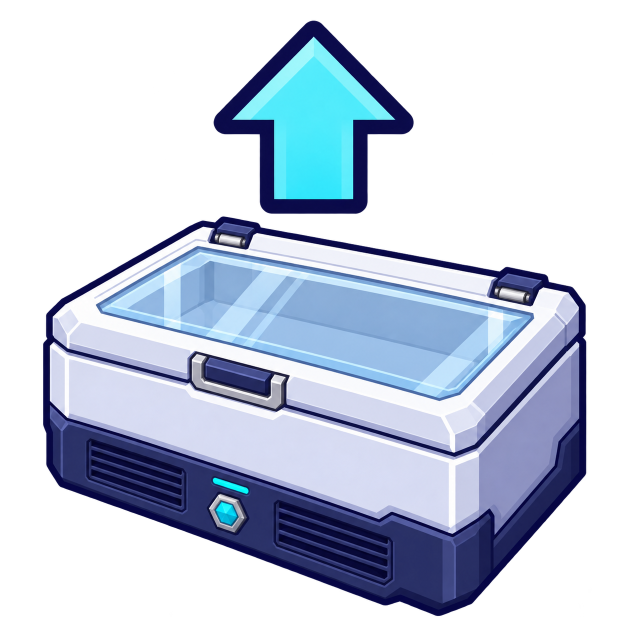
#> input picture ArtSource/CommandFly.generated.png, 1254 x 1254 px (shown at 1/2 size)
$ python Prepare-CommandIcons.py
#> lines starting #> are read from the running program, lines starting #| are printed output that depends on the picture
# SPDX-License-Identifier: MPL-2.0
"""Prepare generated command-icon rasters. / 处理生成的指令图标光栅画稿。"""

import argparse
from pathlib import Path

from PIL import Image


ROOT = Path(__file__).resolve().parents[1]
OUTPUT = ROOT / "Mod" / "Textures" / "FAF" / "UI" / "Commands"
SOURCES = {
    "Fly": "CommandFly.generated.png",
    "InstallSleepingPad": "CommandInstallSleepingPad.generated.png",
    "LaunchCabinet": "CommandLaunchCabinet.generated.png",
    "NearFieldPulse": "CommandIcons/NearFieldPulse.generated.png",
    "RefillCoolant": "CommandIcons/RefillCoolant.generated.png",
    "QuickDisembark": "CommandIcons/QuickDisembark.generated.png",
}


def prepare_icon(name: str, source_name: str) -> None:
    # EN: Every icon, including its arrow, comes from ImageGen; processing does not draw replacement shapes.
    # ZH: 每个图标及其箭头均来自 ImageGen；本处理流程不绘制替代图形。
#> called with name = 'Fly', source_name = 'CommandFly.generated.png'
    with Image.open(ROOT / "ArtSource" / source_name) as image:
#> image is the input picture: PIL image 1254x1254 RGBA; mean R, G, B, A 59.7, 69.4, 86.4, 117.8
        original = image.convert("RGBA")

    # EN: Clear negligible generation haze so the intended silhouette fills the small gizmo.
    # ZH: 清除生成图中微弱的外围雾边，使主体轮廓充分利用小尺寸指令图标。
    alpha = original.getchannel("A").point(lambda value: 0 if value < 16 else value)
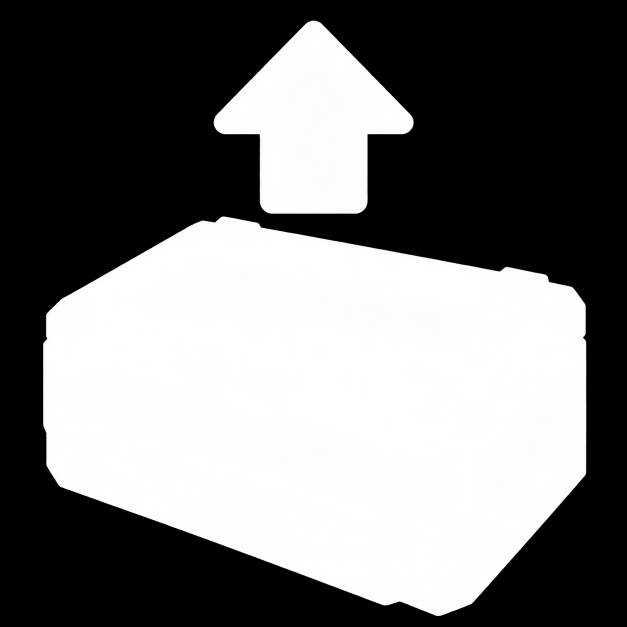
#> alpha: PIL image 1254x1254 L (shown at 1/2 size); min 0, max 255, mean 117.8
    original.putalpha(alpha)
    bounds = alpha.getbbox()
#> bounds = (86, 41, 1173, 1232)
    if bounds is None:
        raise ValueError(f"Empty command-icon source / 指令图标原画为空: {source_name}")
    artwork = original.crop(bounds)
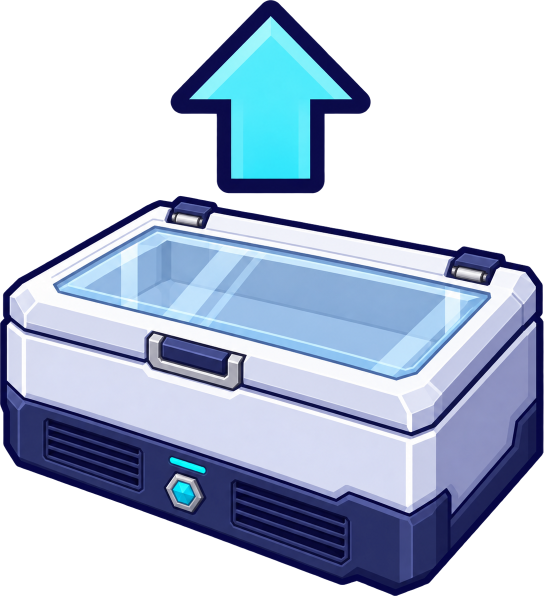
#> artwork: PIL image 1087x1191 RGBA (shown at 1/2 size); mean R, G, B, A 72.6, 84.3, 104.9, 143.1; transparent parts drawn white
    artwork.thumbnail((120, 120), Image.Resampling.LANCZOS)
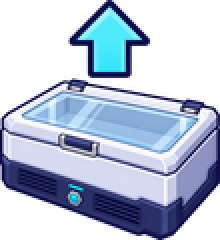
#> artwork: PIL image 110x120 RGBA (shown 2 times larger); mean R, G, B, A 72.5, 84.3, 106.8, 143.2; transparent parts drawn white

    icon = Image.new("RGBA", (128, 128), (0, 0, 0, 0))
#> icon: PIL image 128x128 RGBA; every value is 0
    icon.alpha_composite(artwork, ((128 - artwork.width) // 2, (128 - artwork.height) // 2))
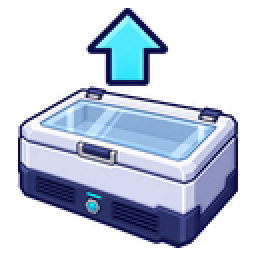
#> icon: PIL image 128x128 RGBA (shown 2 times larger); mean R, G, B, A 58.4, 67.9, 86.1, 115.4; transparent parts drawn white
    icon.info.clear()
    path = OUTPUT / f"{name}.png"
    icon.save(path, optimize=True)
#> (the run stopped early here; a loop or call above may not have finished)

$ run again, with ArtSource/FlyingCabinet.master.png copied over ArtSource/CommandFly.generated.png
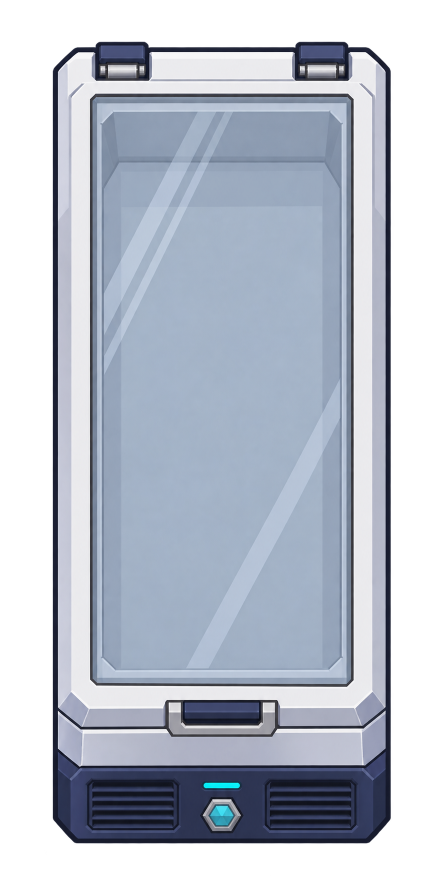
#> input picture ArtSource/FlyingCabinet.master.png, 887 x 1774 px (shown at 1/2 size)
#> in prepare_icon, image is the input picture: PIL image 887x1774 RGBA; mean R, G, B, A 104.6, 111.4, 123.4, 172.7
#> in prepare_icon, `alpha = original.getchannel("A").point(lambda value: 0 if value < 16 e..`:
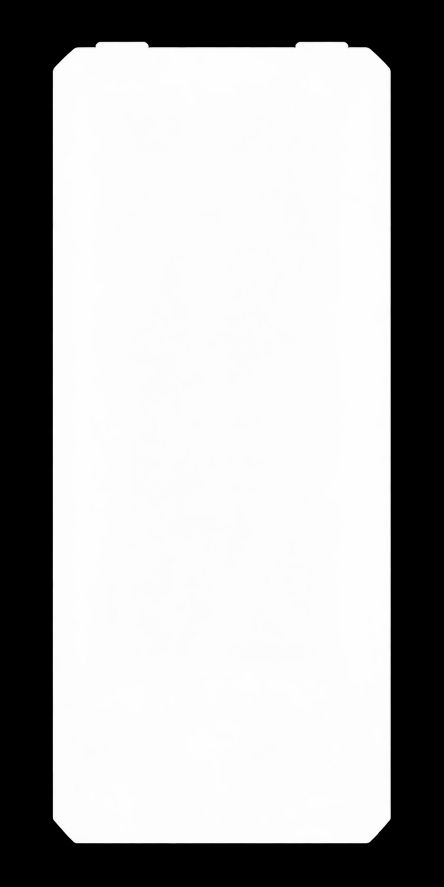
#> alpha: PIL image 887x1774 L (shown at 1/2 size); min 0, max 255, mean 172.7
#> bounds = (105, 83, 782, 1688)
#> in prepare_icon, `icon.alpha_composite(artwork, ((128 - artwork.width) // 2, (128 - artw..`:
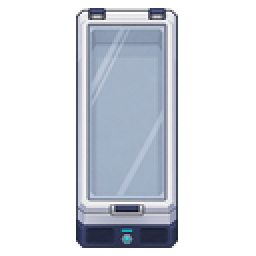
#> icon: PIL image 128x128 RGBA (shown 2 times larger); mean R, G, B, A 56.3, 60.1, 66.4, 93.5; transparent parts drawn white

$ run again, with ArtSource/FlyingCabinetHorizontal.generated.png copied over ArtSource/CommandFly.generated.png
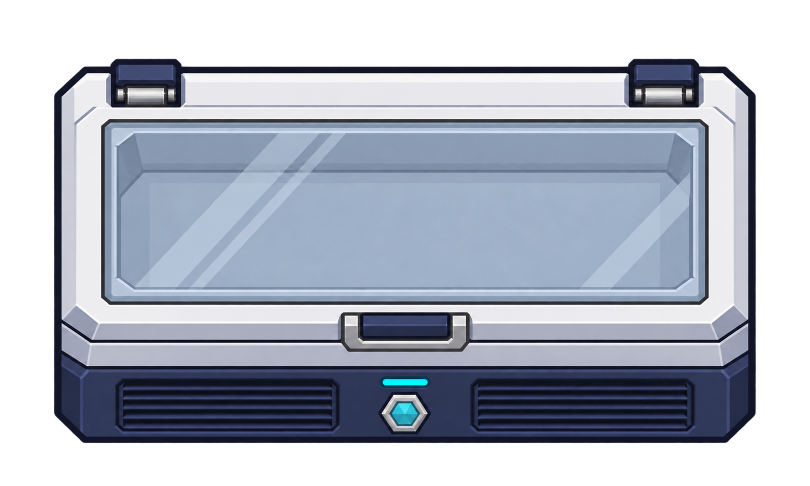
#> input picture ArtSource/FlyingCabinetHorizontal.generated.png, 1619 x 971 px (shown at 1/2 size)
#> in prepare_icon, image is the input picture: PIL image 1619x971 RGBA; mean R, G, B, A 91.4, 97.9, 110.4, 169.7
#> in prepare_icon, `alpha = original.getchannel("A").point(lambda value: 0 if value < 16 e..`:
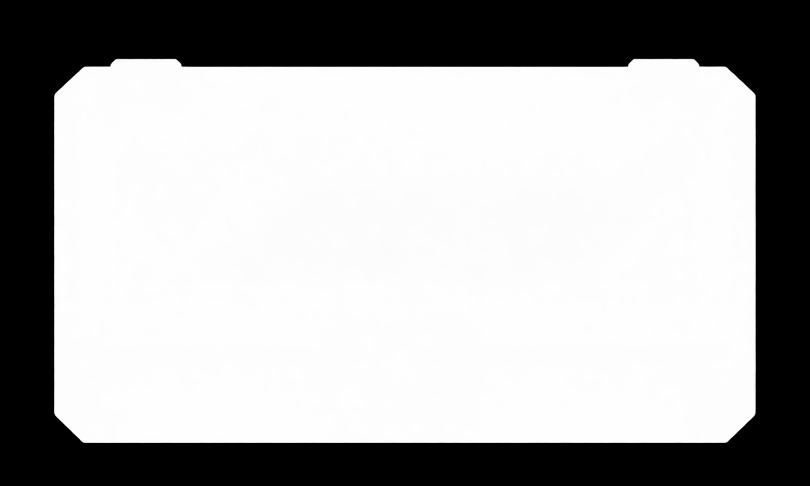
#> alpha: PIL image 1619x971 L (shown at 1/2 size); min 0, max 255, mean 169.7
#> bounds = (108, 117, 1512, 887)
#> in prepare_icon, `icon.alpha_composite(artwork, ((128 - artwork.width) // 2, (128 - artw..`:
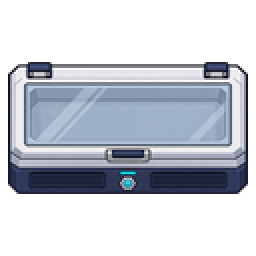
#> icon: PIL image 128x128 RGBA (shown 2 times larger); mean R, G, B, A 63.9, 68.5, 77.1, 119.4; transparent parts drawn white

$ run again, with ArtSource/PortableSleepingPad.generated.png copied over ArtSource/CommandFly.generated.png
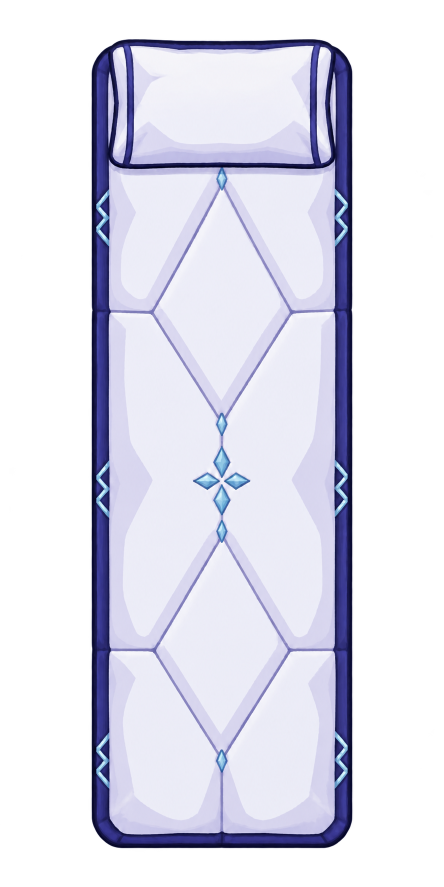
#> input picture ArtSource/PortableSleepingPad.generated.png, 887 x 1774 px (shown at 1/2 size)
#> in prepare_icon, image is the input picture: PIL image 887x1774 RGBA; mean R, G, B, A 103.5, 103.7, 117, 134.9
#> in prepare_icon, `alpha = original.getchannel("A").point(lambda value: 0 if value < 16 e..`:
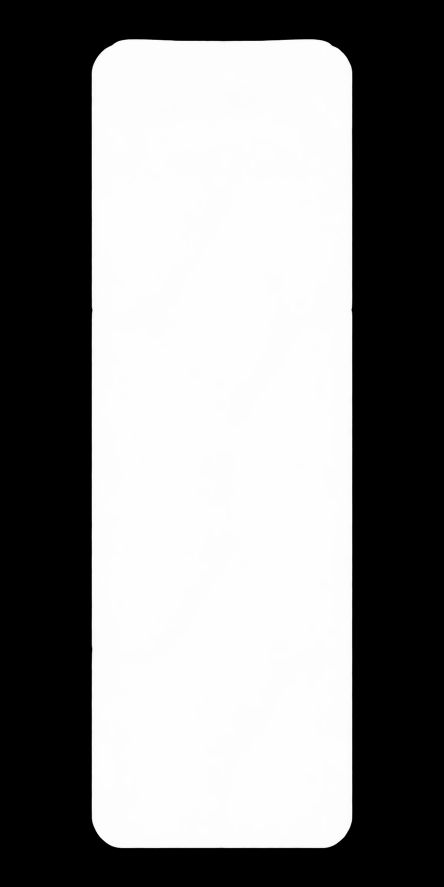
#> alpha: PIL image 887x1774 L (shown at 1/2 size); min 0, max 255, mean 134.9
#> bounds = (183, 78, 705, 1697)
#> in prepare_icon, `icon.alpha_composite(artwork, ((128 - artwork.width) // 2, (128 - artw..`:
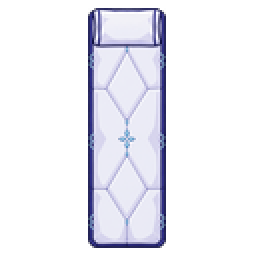
#> icon: PIL image 128x128 RGBA (shown 2 times larger); mean R, G, B, A 54.9, 54.9, 61.9, 71.8; transparent parts drawn white
